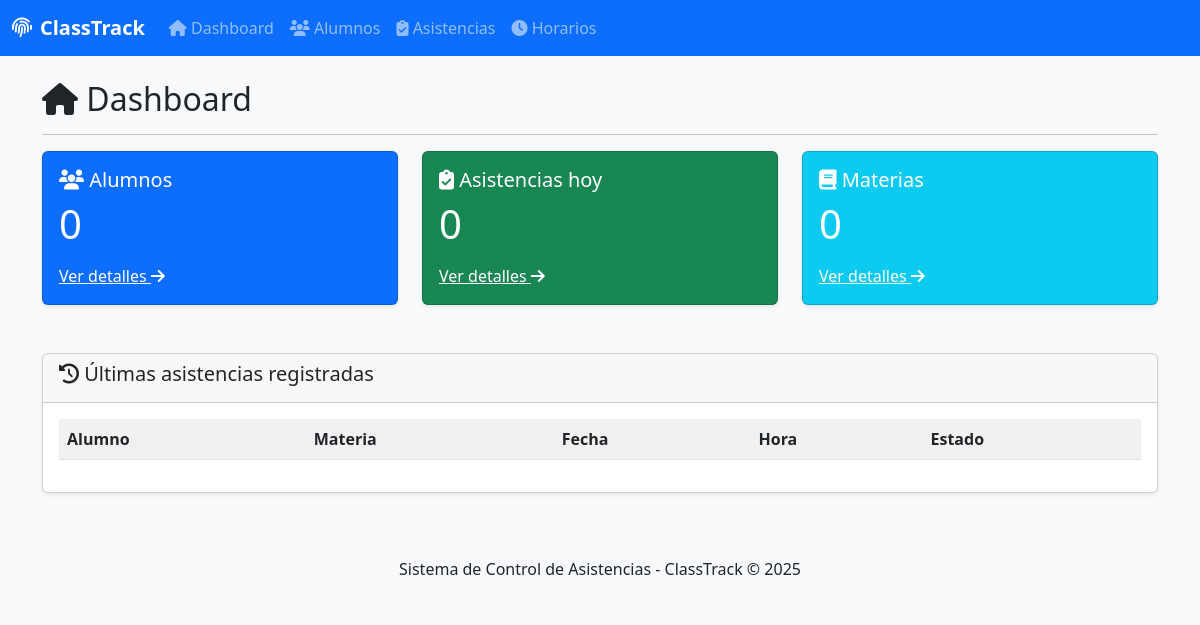
The page /panel-asistencias/index.php on the database as committed earlier.
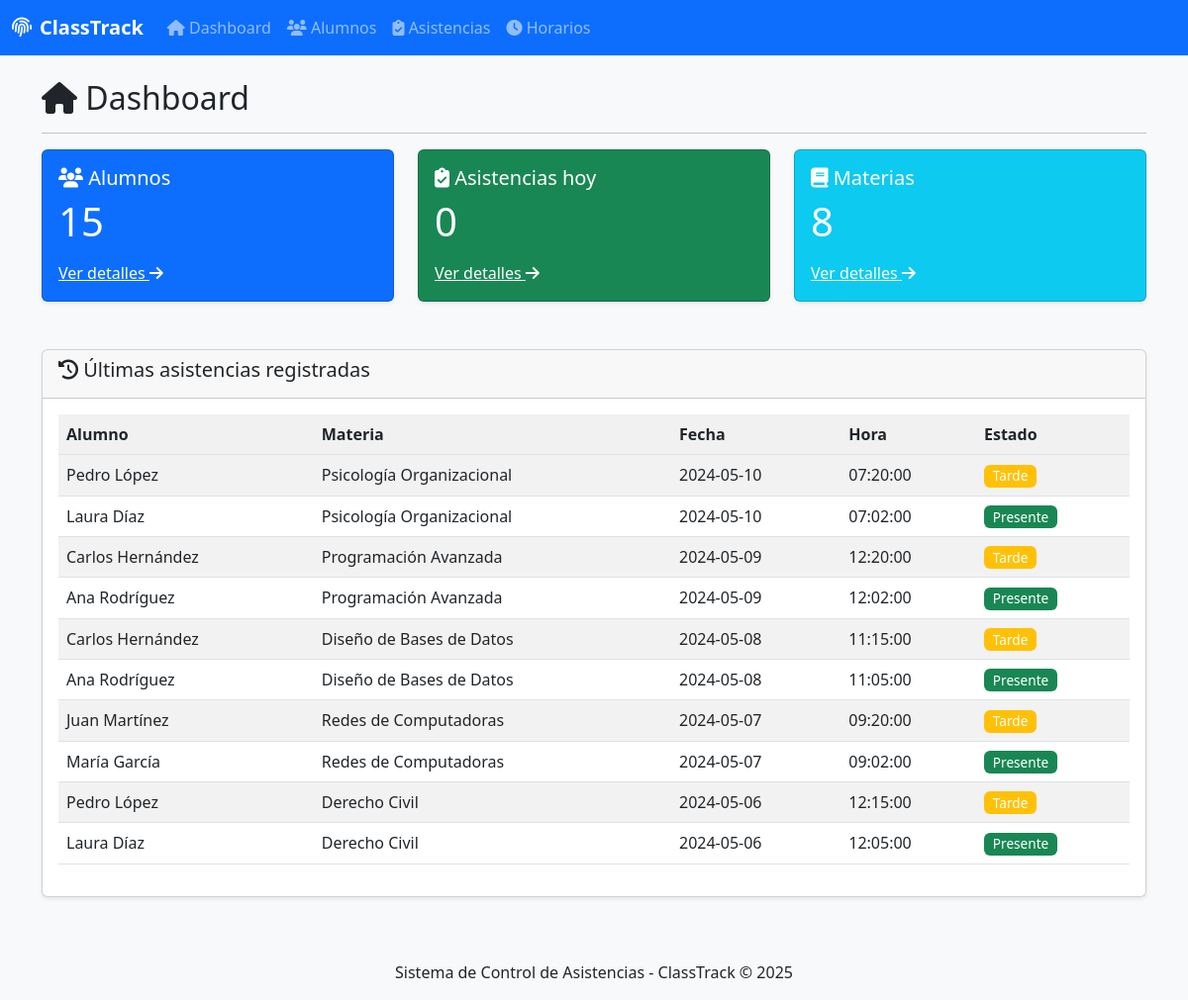
The same page on the database as committed later.
### tables this page shows
CREATE TABLE asistencias (
  id_asistencia int(11) NOT NULL,
  id_alumno int(11) NOT NULL,
  id_materia int(11) NOT NULL,
  id_salon int(11) NOT NULL,
  fecha date NOT NULL,
  hora_entrada time NOT NULL,
  estado_asistencia enum('Presente','Tarde','Ausente') DEFAULT 'Presente'
);

CREATE TABLE alumnos (
  id_alumno int(11) NOT NULL,
  nombre varchar(50) NOT NULL,
  apellido_paterno varchar(50) NOT NULL,
  apellido_materno varchar(50) NOT NULL,
  matricula varchar(30) NOT NULL,
  id_huella int(11) NOT NULL,
  carrera varchar(100) NOT NULL,
  cuatrimestre int(11) NOT NULL,
  grupo char(1) NOT NULL,
  correo_institucional varchar(100) NOT NULL,
  correo_personal varchar(100) DEFAULT NULL,
  telefono varchar(20) DEFAULT NULL,
  modalidad enum('Escolarizada','Ejecutiva','Dominical') NOT NULL DEFAULT 'Escolarizada',
  deuda tinyint(1) DEFAULT 0,
  estado enum('Alta','Baja','Indeterminado') DEFAULT 'Alta'
);

CREATE TABLE materias (
  id_materia int(11) NOT NULL,
  nombre varchar(100) NOT NULL,
  clave varchar(30) NOT NULL
);

### panel-asistencias/index.php (the view)
<?php
require_once 'config.php';
require_once 'includes/header.php';
$total_alumnos = $conn->query("SELECT COUNT(*) as total FROM alumnos")->fetch_assoc()['total'];
$total_asistencias = $conn->query("SELECT COUNT(*) as total FROM asistencias WHERE fecha = CURDATE()")->fetch_assoc()['total'];
$total_materias = $conn->query("SELECT COUNT(*) as total FROM materias")->fetch_assoc()['total'];
?>
<h2><i class="fas fa-home"></i> Dashboard</h2>
<hr>
<div class="row">
    <div class="col-md-4 mb-4">
        <div class="card text-white bg-primary">
            <div class="card-body">
                <h5 class="card-title"><i class="fas fa-users"></i> Alumnos</h5>
                <p class="card-text display-4"><?= $total_alumnos ?></p>
                <a href="alumnos.php" class="text-white">Ver detalles <i class="fas fa-arrow-right"></i></a>
            </div>
        </div>
    </div>
    <div class="col-md-4 mb-4">
        <div class="card text-white bg-success">
            <div class="card-body">
                <h5 class="card-title"><i class="fas fa-clipboard-check"></i> Asistencias hoy</h5>
                <p class="card-text display-4"><?= $total_asistencias ?></p>
                <a href="asistencias.php" class="text-white">Ver detalles <i class="fas fa-arrow-right"></i></a>
            </div>
        </div>
    </div>
    <div class="col-md-4 mb-4">
        <div class="card text-white bg-info">
            <div class="card-body">
                <h5 class="card-title"><i class="fas fa-book"></i> Materias</h5>
                <p class="card-text display-4"><?= $total_materias ?></p>
                <a href="horarios.php" class="text-white">Ver detalles <i class="fas fa-arrow-right"></i></a>
            </div>
        </div>
    </div>
</div>
<div class="card mt-4">
    <div class="card-header">
        <h5><i class="fas fa-history"></i> Últimas asistencias registradas</h5>
    </div>
    <div class="card-body">
        <div class="table-responsive">
            <table class="table table-striped table-hover">
                <thead>
                    <tr>
                        <th>Alumno</th>
                        <th>Materia</th>
                        <th>Fecha</th>
                        <th>Hora</th>
                        <th>Estado</th>
                    </tr>
                </thead>
                <tbody>
                    <?php
                    $query = "SELECT a.nombre, a.apellido_paterno, m.nombre as materia,
                             asi.fecha, asi.hora_entrada, asi.estado_asistencia
                             FROM asistencias asi
                             JOIN alumnos a ON asi.id_alumno = a.id_alumno
                             JOIN materias m ON asi.id_materia = m.id_materia
                             ORDER BY asi.fecha DESC, asi.hora_entrada DESC
                             LIMIT 10";
                    $result = $conn->query($query);
                    while ($row = $result->fetch_assoc()) {
                        echo "<tr>
                                <td>{$row['nombre']} {$row['apellido_paterno']}</td>
                                <td>{$row['materia']}</td>
                                <td>{$row['fecha']}</td>
                                <td>{$row['hora_entrada']}</td>
                                <td><span class='badge bg-" . ($row['estado_asistencia'] == 'Presente' ? 'success' : 'warning') . "'>{$row['estado_asistencia']}</span></td>
                              </tr>";
                    }
                    ?>
                </tbody>
            </table>
        </div>
    </div>
</div>
<?php require_once 'includes/footer.php'; ?>

### panel-asistencias/includes/header.php (shortened to what this page needs)
<!DOCTYPE html>
<html lang="es">
<head>
    <link href="https://cdn.jsdelivr.net/npm/bootstrap@5.3.0/dist/css/bootstrap.min.css" rel="stylesheet">
    <link rel="stylesheet" href="https://cdnjs.cloudflare.com/ajax/libs/font-awesome/6.4.0/css/all.min.css">
    <link rel="stylesheet" href="css/styles.css">
</head>
<body>
    <nav class="navbar navbar-expand-lg navbar-dark bg-primary">
        <div class="container-fluid">
            <a class="navbar-brand" href="index.php">
                <i class="fas fa-fingerprint me-2"></i>ClassTrack
            </a>
            <div class="collapse navbar-collapse" id="navbarNav">
                <ul class="navbar-nav">
                    <li class="nav-item">
                        <a class="nav-link" href="index.php"><i class="fas fa-home"></i> Dashboard</a>
                    </li>
                    <li class="nav-item">
                        <a class="nav-link" href="alumnos.php"><i class="fas fa-users"></i> Alumnos</a>
                    </li>
                    <li class="nav-item">
                        <a class="nav-link" href="asistencias.php"><i class="fas fa-clipboard-check"></i> Asistencias</a>
                    </li>
                    <li class="nav-item">
                        <a class="nav-link" href="horarios.php"><i class="fas fa-clock"></i> Horarios</a>
                    </li>
                </ul>
            </div>
        </div>
    </nav>
    <div class="container mt-4">

### panel-asistencias/includes/footer.php (shortened to what this page needs)
</div>
    <footer class="mt-5 py-3 bg-light">
        <div class="container text-center">
            <p class="mb-0">Sistema de Control de Asistencias - ClassTrack &copy; <?= date('Y') ?></p>
        </div>
    </footer>
</body>
</html>

### panel-asistencias/css/styles.css (style rules this page uses)
body { background-color: #f8f9fa; }
.card { box-shadow: 0 0.125rem 0.25rem rgba(0, 0, 0, 0.075); }
.navbar-brand { font-weight: 600; }
.table th { background-color: #f1f1f1; }
.badge { font-size: 0.85em; font-weight: 500; }
.table-responsive { overflow-x: auto; }
.card .display-4 { font-size: 2.5rem; font-weight: 300; }

Rows that differ between the two databases and show on the page:
added asistencias: id_alumno.nombre "Pedro", id_alumno.apellido_paterno "López", id_materia.nombre "Psicología Organizacional", fecha "2024-05-10", hora_entrada "07:20:00", estado_asistencia "Tarde"
added asistencias: id_alumno.nombre "Laura", id_alumno.apellido_paterno "Díaz", id_materia.nombre "Psicología Organizacional", fecha "2024-05-10", hora_entrada "07:02:00", estado_asistencia "Presente"
added asistencias: id_alumno.nombre "Carlos", id_alumno.apellido_paterno "Hernández", id_materia.nombre "Programación Avanzada", fecha "2024-05-09", hora_entrada "12:20:00", estado_asistencia "Tarde"
added asistencias: id_alumno.nombre "Ana", id_alumno.apellido_paterno "Rodríguez", id_materia.nombre "Programación Avanzada", fecha "2024-05-09", hora_entrada "12:02:00", estado_asistencia "Presente"
added asistencias: id_alumno.nombre "Carlos", id_alumno.apellido_paterno "Hernández", id_materia.nombre "Diseño de Bases de Datos", fecha "2024-05-08", hora_entrada "11:15:00", estado_asistencia "Tarde"
added asistencias: id_alumno.nombre "Ana", id_alumno.apellido_paterno "Rodríguez", id_materia.nombre "Diseño de Bases de Datos", fecha "2024-05-08", hora_entrada "11:05:00", estado_asistencia "Presente"
added asistencias: id_alumno.nombre "Juan", id_alumno.apellido_paterno "Martínez", id_materia.nombre "Redes de Computadoras", fecha "2024-05-07", hora_entrada "09:20:00", estado_asistencia "Tarde"
added asistencias: id_alumno.nombre "María", id_alumno.apellido_paterno "García", id_materia.nombre "Redes de Computadoras", fecha "2024-05-07", hora_entrada "09:02:00", estado_asistencia "Presente"
added asistencias: id_alumno.nombre "Pedro", id_alumno.apellido_paterno "López", id_materia.nombre "Derecho Civil", fecha "2024-05-06", hora_entrada "12:15:00", estado_asistencia "Tarde"
added asistencias: id_alumno.nombre "Laura", id_alumno.apellido_paterno "Díaz", id_materia.nombre "Derecho Civil", fecha "2024-05-06", hora_entrada "12:05:00", estado_asistencia "Presente"
Other text that changed with them:
$total_alumnos: "0" → "15"
$total_materias: "0" → "8"
